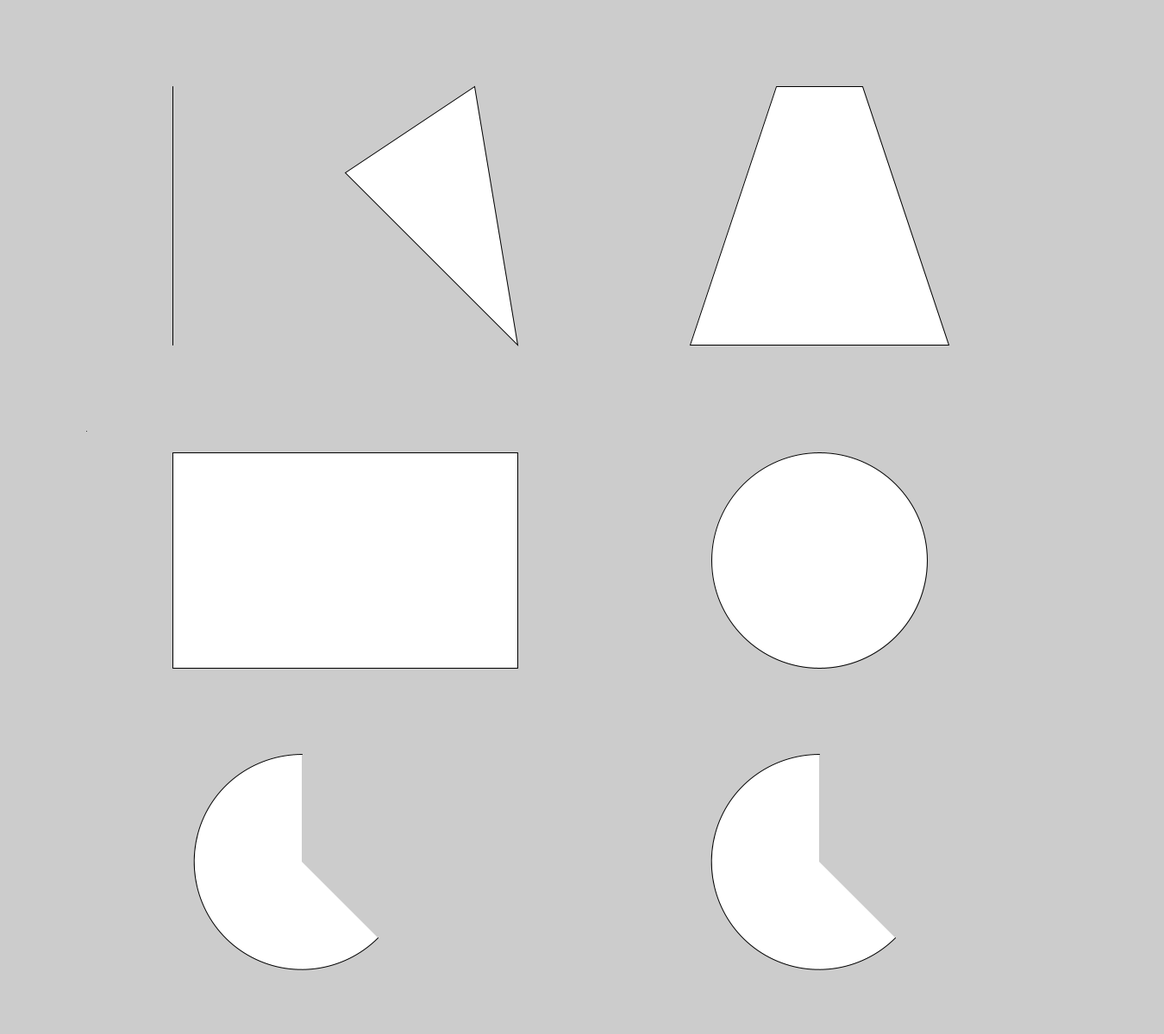
Frame 1 (no input)
Frame 60 (the mouse pressed at the canvas centre just before this capture): identical to frame 1, image omitted
Frame 120 (the mouse held since frame 60 and released just before this capture): identical to frame 1, image omitted

The Processing sketch that drew this single still picture (run headless with seeded random() and noise(); from frame 60 on, the mouse is pressed at the canvas centre):

// Processing sketch: Drawing_Shapes
// ── Drawing_Shapes.pde
//Drawing_Shapes.pde
//Author: Alexandros Lotsos
/*Summary: The purpose of this sketch is to introduce you to the basic shapes that you can draw with processing. */

//setup is only called once for initialization
void setup(){
  
  //canvas width and height
  size(1350, 1200);
  
  //draws a point. syntax: point(x,y). You probably won't notice this drawn since it's just a point...
  point(100, 500);
  
  //draws a line between two points. syntax: line(x1,y1,x2,y2)
  line(200, 100, 200, 400);
  
  //draws a triangle between three points. syntax: triangle(x1,y1,x2,y2,x3,y3)
  triangle(400, 200, 550, 100, 600, 400);
  
  //draws a quad between any four points. syntax: quad(x1,y1,x2,y2,x3,y3,x4,y4)
  quad(800, 400, 900, 100, 1000, 100, 1100, 400);
  
  //draws a rectangle at coordinates posX,posY with a width w and a height h. syntax: rect(posX,posY,w,h)
  rect(200, 525, 400, 250);
  
  //draws an ellipse at coordinates posX,posY with a width w and a height h. syntax: ellipse(posX,posY,w,h)
  //can you tell the difference in positioning for the rectangle and the ellipse? Why did I have to use a different posY value when drawing the ellipse?
  ellipse(950, 650, 250, 250);
  
  //draws part of an ellipse at coordinates posX, posY, with a width w and height h, starting at d1 and ending at d2. syntax: arc(posX,posY,w,h,d1,d2)
  //if you're not comfortable with radians you can calculate in degrees and cast* them as radians. syntax: radians(degrees)
  arc(350, 1000, 250, 250, QUARTER_PI, PI+HALF_PI);
  arc(950, 1000, 250, 250, radians(45), radians(270));
}

//again, we leave draw alone since we're drawing static shapes.
void draw(){
  
}
